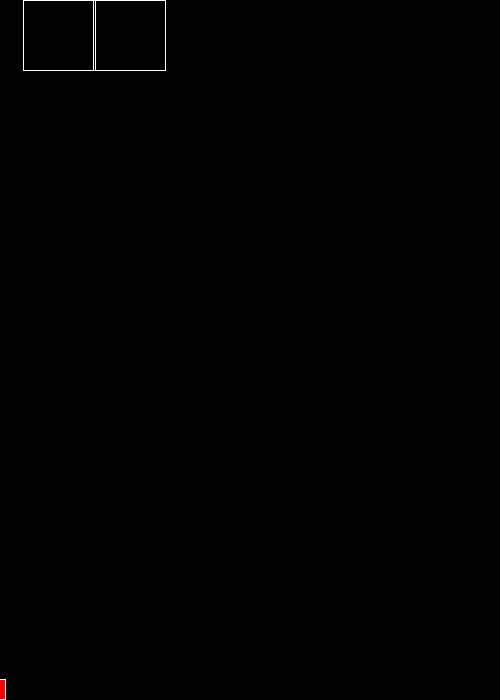
Frame 1 (no input)
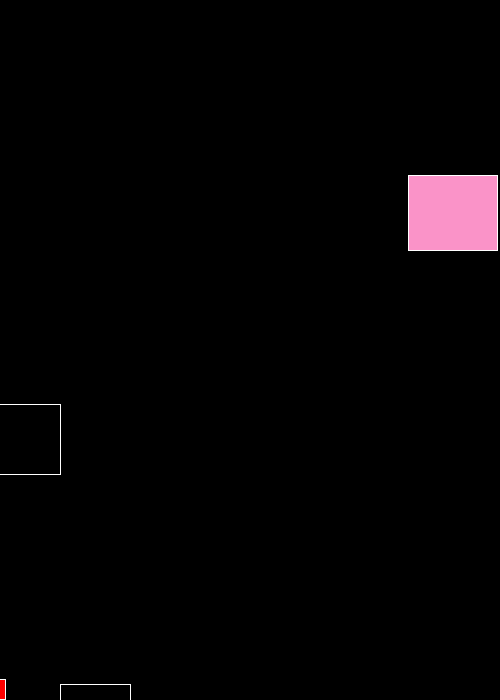
Frame 60 (the mouse pressed at the canvas centre just before this capture)
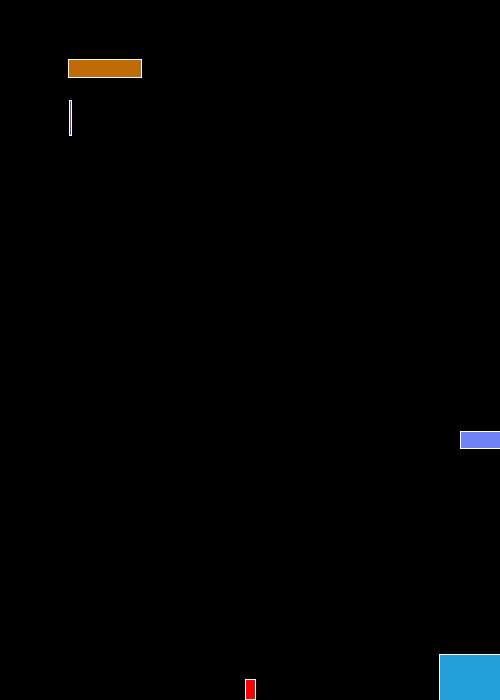
Frame 120 (the mouse held since frame 60 and released just before this capture)

The Processing sketch that drew these frames (run headless with seeded random() and noise(); from frame 60 on, the mouse is pressed at the canvas centre):

// Processing sketch: Cars
// ── Cars.pde
float xposCar;
float yposCar;
float anchoObs1 = (70);
float altoObs1 = (70);

float anchoObs2 = (70);
float altoObs2 = (70);

float anchoObs3 = (70);
float altoObs3 = (70);

float anchoObs4 = (70);
float altoObs4 = (70);

float xposObs1 = random(width);
float yposObs1 = 0;
color col1;

float xposObs2 = random(width);
float yposObs2 = 0;
color col2;

float xposObs3 = random(width);
float yposObs3 = 0;
color col3;

float xposObs4 = random(width);
float yposObs4 = 0;
color col4;

boolean gameover = false;

float xspeedObs;
float yspeedObs1 = random(5);
float yspeedObs2 = random(5);
float yspeedObs3 = random(5);
float yspeedObs4 = random(5);

Car myCar;
obstaculo1 Obs1;
obstaculo1 Obs2;
obstaculo1 Obs3;
obstaculo1 Obs4;

void setup() {  
  size(500, 700);
  colorMode(RGB);
  myCar = new Car();
  Obs1 = new obstaculo1();
  Obs2 = new obstaculo1();
  Obs3 = new obstaculo1();
  Obs4 = new obstaculo1();
}    

void draw() {    
  background(0); 

  if (gameover == false) {
    Obs1.dibujarObstaculo1();
    Obs1.move1();
    Obs2.dibujarObstaculo2();
    Obs2.move2();
    Obs3.dibujarObstaculo3();
    Obs3.move3();
    Obs4.dibujarObstaculo4();
    Obs4.move4();
    myCar.display();
  } else {
    println("GAME OVER");
  }
}
// ── Car.pde
class Car {

  void display() {
    rectMode(CENTER);
    stroke(255);
    fill(255, 0, 0);
    rect(mouseX, height-11, 10, 20);
  }
}
// ── Obstaculos.pde
class obstaculo1 {
  /*public Obs(float x, float y, float h, float w){
   
   }*/
  void move1() {
    yposObs1 = yposObs1 + yspeedObs1;
    if ((yposObs1 - (altoObs1 + 10)) > height) {
      yposObs1 = 0;
      xposObs1 = random(width);
    }
    if (yposObs1 == 0) {
      anchoObs1 = random(100);
      altoObs1 = random(100);
      col1 = (color(parseInt(random(0, 255)), parseInt(random(0, 255)), parseInt(random(0, 255))));
    }
    yspeedObs1 = random(7, 20);
  }

  void move2() {
    yposObs2 = yposObs2 + yspeedObs2;

    if ((yposObs2 - (altoObs2 + 10)) > height) {
      yposObs2 = 0;
      xposObs2 = random(width);
      col2 = (color(parseInt(random(0, 255)), parseInt(random(0, 255)), parseInt(random(0, 255))));
    }

    if (yposObs2 == 0) {
      anchoObs2 = random(100);
      altoObs2 = random(100);
    }
    yspeedObs2 = random(5, 10);
  }

  void move3() {
    yposObs3 = yposObs3 + yspeedObs3;
    if ((yposObs3 - (altoObs3 + 10)) > height) {
      yposObs3 = 0;
      xposObs3 = random(width);
      col3 = (color(parseInt(random(0, 255)), parseInt(random(0, 255)), parseInt(random(0, 255))));
    }
    if (yposObs3 ==0) {
      anchoObs3 = random(100);
      altoObs3 = random(100);
    }
    yspeedObs3 = random(10, 15);
  }

  void move4() {
    yposObs4 = yposObs4 + yspeedObs4;
    if ((yposObs4 - (altoObs4 + 10)) > height) {
      yposObs4 = 0;
      xposObs4 = random(width);
      col4 = (color(parseInt(random(0, 255)), parseInt(random(0, 255)), parseInt(random(0, 255))));
    }
    if (yposObs4 ==0) {
      anchoObs4 = random(100);
      altoObs4 = random(100);
    }
    yspeedObs4 = random(15, 20);
  }

  void dibujarObstaculo2() {
    stroke (255);
    fill(col2);
    rect(xposObs2, yposObs2, anchoObs2, altoObs2);
  }

  void dibujarObstaculo3() {
    stroke (255);
    fill(col3);
    rect(xposObs3, yposObs3, anchoObs3, altoObs3);
  }

  void dibujarObstaculo4() {
    stroke (255);
    fill(col4);
    rect(xposObs4, yposObs4, anchoObs4, altoObs4);
  }

  void dibujarObstaculo1() {
    stroke (255);
    fill(col1);
    rect(xposObs1, yposObs1, anchoObs1, altoObs1);
  }
}
